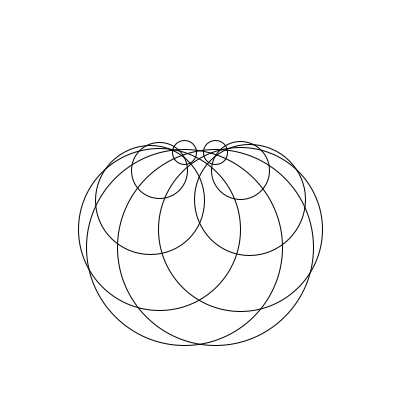
Frame 1 (no input)
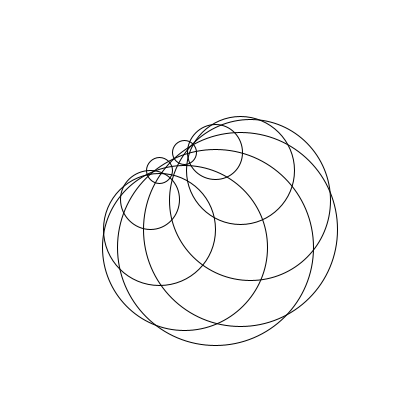
Frame 60 (the mouse pressed at the canvas centre just before this capture)
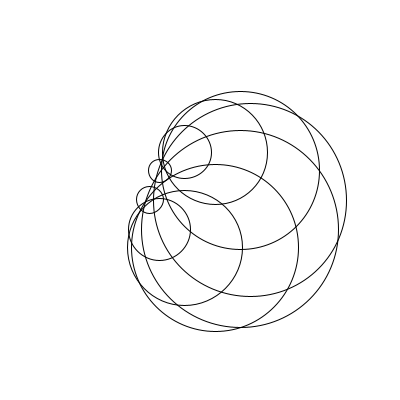
Frame 120 (the mouse held since frame 60 and released just before this capture)

The Processing sketch that drew these frames (run headless with seeded random() and noise(); from frame 60 on, the mouse is pressed at the canvas centre):

// Processing sketch: A3R3_240504_MoriePiece
// ── A3R3_240504_MoriePiece.pde
void setup() {
  size(400, 400);
  smooth();
  noFill();
}

void draw() {
  background(255);
  float maxRadius = 100;
  float numCircles = 10; // you can add more but no more then 1000 circles
  
  for (int i = 0; i < numCircles; i++) {
    float radius = map(sin(frameCount * 0.01 + TWO_PI / numCircles * i), -1, 1, 10, maxRadius);
    float x = width / 2 + cos(TWO_PI / numCircles * i) * 50;
    float y = height / 2 + sin(TWO_PI / numCircles * i) * 50;
    ellipse(x, y, radius * 2, radius * 2);
  }
}
